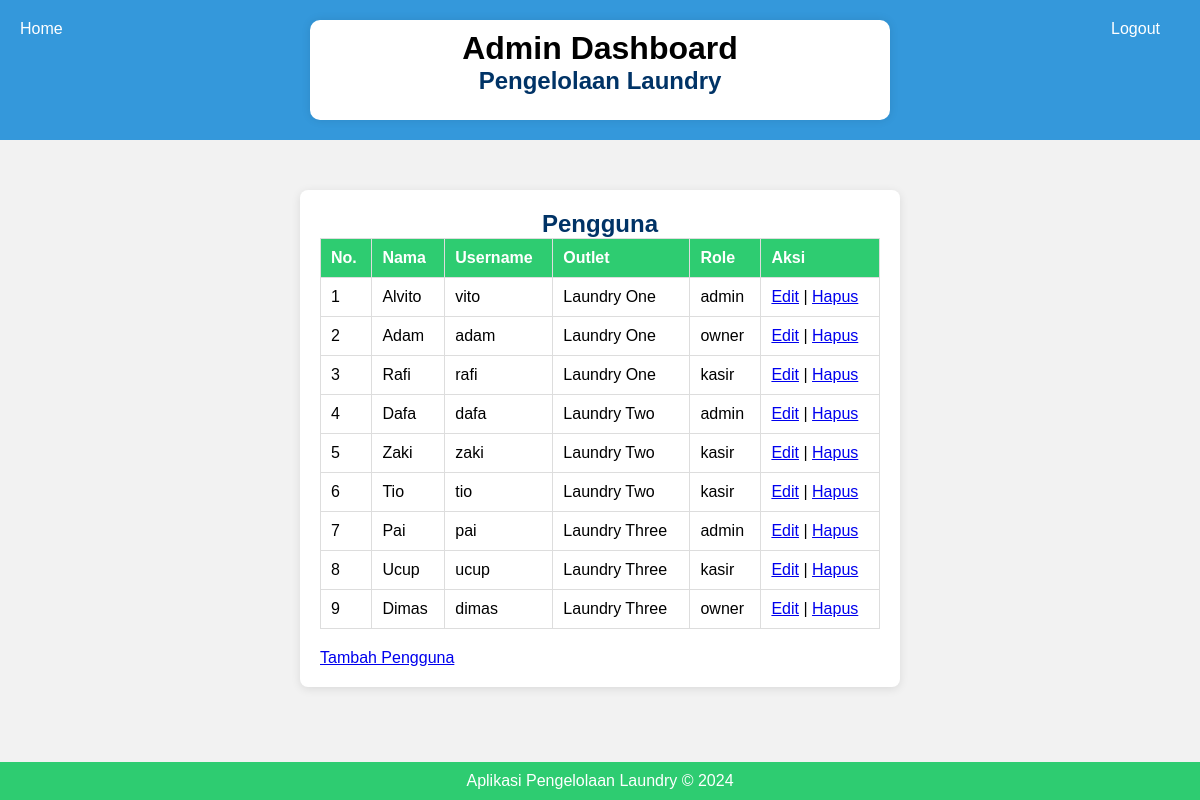
Page /pengguna.php (signed in) on the committed database.
### tables this page shows
CREATE TABLE `tb_user` (
  `id` int(11) NOT NULL,
  `nama` varchar(100) DEFAULT NULL,
  `username` varchar(30) DEFAULT NULL,
  `password` text DEFAULT NULL,
  `id_outlet` int(11) DEFAULT NULL,
  `role` enum('admin','kasir','owner') DEFAULT NULL
);

CREATE TABLE `tb_outlet` (
  `id` int(11) NOT NULL,
  `nama` varchar(100) DEFAULT NULL,
  `alamat` text DEFAULT NULL,
  `tlp` varchar(15) DEFAULT NULL
);

### pengguna.php (the view, shortened to what this page needs)
<!DOCTYPE html>
<html lang="id">
<head>
    <link rel="stylesheet" href="css/style.css">
    <link rel="stylesheet" href="css/registrasi.css">
</head>
<header>
    <div class="container">
        <div class="branding">
            <h1>Admin Dashboard</h1>
            <h2>Pengelolaan Laundry</h2>
        </div>
    </div>
    <ul class="logout">
        <li><a href="logout.php">Logout</a></li>
    </ul>
    <ul class="home">
        <li><a href="admin_dashboard.php">Home</a></li>
    </ul>
</header>
<body>
    <div class="container">
        <h2>Pengguna</h2>
        <table class="registrasi-table">
            <thead>
                <tr>
                    <th>No.</th>
                    <th>Nama</th>
                    <th>Username</th>
                    <th>Outlet</th>
                    <th>Role</th>
                    <th>Aksi</th>
                </tr>
            </thead>
            <tbody>
                <?php
                include 'koneksi.php';
                $query = "SELECT * FROM tb_user";
                $result = mysqli_query($koneksi, $query);
                $no = 1;
                while ($data = mysqli_fetch_assoc($result)) {
                    ?>
                    <tr>
                        <td><?php echo $no++; ?></td>
                        <td><?php echo $data['nama']; ?></td>
                        <td><?php echo $data['username']; ?></td>
                        <td>
                            <?php
                            $query_outlet = "SELECT * FROM tb_outlet WHERE id = '$data[id_outlet]'";
                            $result_outlet = mysqli_query($koneksi, $query_outlet);
                            $data_outlet = mysqli_fetch_assoc($result_outlet);
                            echo $data_outlet['nama'];
                            ?>
                        </td>
                        <td><?php echo $data['role']; ?></td>
                        <td>
                            <a href="edit_pengguna.php?id=<?php echo $data['id']; ?>">Edit</a> |
                            <a href="hapus_pengguna.php?id=<?php echo $data['id']; ?>">Hapus</a>
                        </td>
                    </tr>
                    <?php
                }
                ?>
            </tbody>
        </table>
        <a href="tambah_pengguna.php">Tambah Pengguna</a>
    </div>
    <footer>
        <p>Aplikasi Pengelolaan Laundry &copy; 2024</p>
    </footer>
</body>
</html>

### css/style.css (style rules this page uses)
* { margin: 0; padding: 0; box-sizing: border-box; }
body { font-family: Arial, sans-serif; background-color: #f4f4f4; margin: 0; padding: 0; }
header { background-color: #3498db; color: #000000; padding: 20px; text-align: center; position: relative; }
header .container { max-width: 650px; margin: 0 auto; padding: 10px; background-color: #fff; border-radius: 10px 10px 10px 10px; box-shadow: 0 0 10px rgba(0, 0, 0, 0.1); height: 100px; }
header ul { list-style: none; margin: 0; padding: 0; position: absolute; top: 20px; }
header ul li { display: inline-block; margin-right: 20px; }
header ul li a { color: #fff; text-decoration: none; transition: color 0.3s ease; }
.logout { position: absolute; right: 20px; top: 20px; color: #fff; text-decoration: none; transition: color 0.3s ease; }
.home { position: absolute; left: 20px; bottom: 10px; color: #fff; text-decoration: none; transition: color 0.3s ease; }
.container { max-width: 1200px; margin: 40px auto; padding: 20px; background-color: #fff; border-radius: 10px; box-shadow: 0 0 10px rgba(0, 0, 0, 0.1); }
footer { background-color: #2ecc71; color: #fff; padding: 10px; text-align: center; clear: both; position: fixed; bottom: 0; width: 100%; }

### css/registrasi.css (style rules this page uses)
body { font-family: Arial, sans-serif; background-color: #f2f2f2; margin: 0; padding: 0; }
.container { width: 50%; margin: 50px auto; background-color: #ffffff; padding: 20px; border-radius: 8px; box-shadow: 0 2px 10px rgba(0, 0, 0, 0.1); }
h2 { text-align: center; color: #003366; }
.registrasi-table { width: 100%; border-collapse: collapse; margin-bottom: 20px; }
.registrasi-table th, .registrasi-table td { border: 1px solid #ddd; padding: 10px; text-align: left; }
.registrasi-table th { background-color: #2ecc71; color: #fff; }

### rows in the picture
tb_user: nama "Alvito", username "vito", id_outlet.nama "Laundry One", role "admin"
tb_user: nama "Adam", username "adam", id_outlet.nama "Laundry One", role "owner"
tb_user: nama "Rafi", username "rafi", id_outlet.nama "Laundry One", role "kasir"
tb_user: nama "Dafa", username "dafa", id_outlet.nama "Laundry Two", role "admin"
tb_user: nama "Zaki", username "zaki", id_outlet.nama "Laundry Two", role "kasir"
tb_user: nama "Tio", username "tio", id_outlet.nama "Laundry Two", role "kasir"
tb_user: nama "Pai", username "pai", id_outlet.nama "Laundry Three", role "admin"
tb_user: nama "Ucup", username "ucup", id_outlet.nama "Laundry Three", role "kasir"
tb_user: nama "Dimas", username "dimas", id_outlet.nama "Laundry Three", role "owner"
